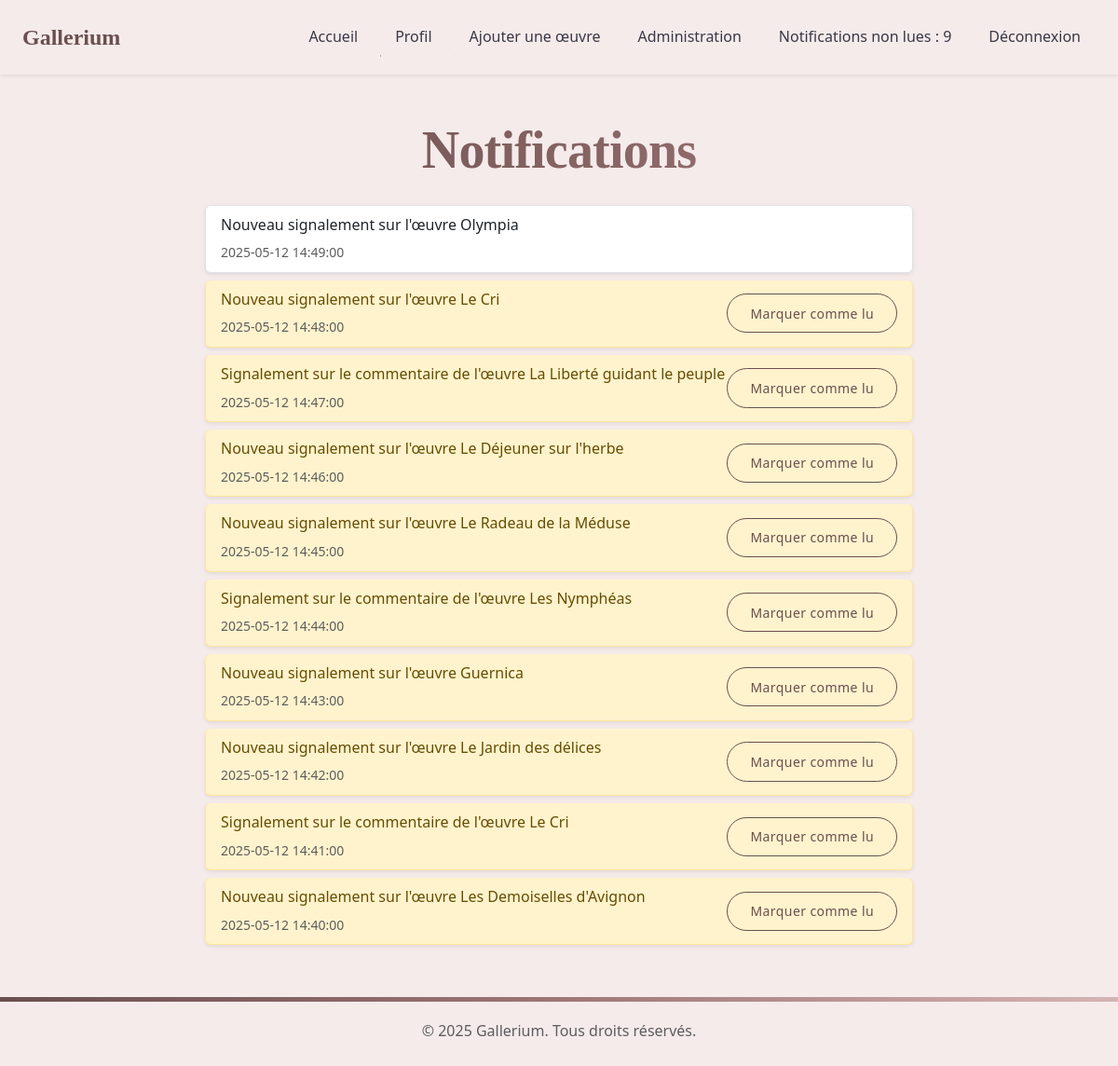
The app's page /admin/notifications (signed in) with its own data.
### app/models.py (models this page shows)
class Notification(db.Model):
    id = db.Column(db.Integer, primary_key=True)
    user_id = db.Column(db.Integer, db.ForeignKey('user.id'), nullable=False)  # Admin destinataire
    message = db.Column(db.String(256), nullable=False)
    created_at = db.Column(db.DateTime, default=datetime.utcnow)
    is_read = db.Column(db.Boolean, default=False)
    user = db.relationship('User', backref='notifications')

### app/routes/admin.py (the view)
@bp.route('/notifications')
@login_required
@admin_required
def notifications():
    notifications = Notification.query.filter_by(user_id=current_user.id).order_by(Notification.created_at.desc()).all()
    form = EmptyForm()
    return render_template('notifications.html', notifications=notifications, form=form)

### app/templates/notifications.html (shortened to what this page needs)
{% extends "base.html" %}
{% block content %}
<div class="row justify-content-center">
    <div class="col-lg-8">
        <h1 class="display-4 mb-4 text-center">Notifications</h1>
        {% if notifications %}
            <div class="list-group">
                {% for notification in notifications %}
                    <div class="list-group-item {% if not notification.is_read %}list-group-item-warning{% endif %} rounded mb-2 shadow-sm">
                        <div class="d-flex justify-content-between align-items-center">
                            <div>
                                <p class="mb-1">{{ notification.message }}</p>
                                <small class="text-muted">{{ notification.created_at.strftime('%Y-%m-%d %H:%M:%S') }}</small>
                            </div>
                            {% if not notification.is_read %}
                                <form method="POST" action="{{ url_for('admin.mark_notification_read', notification_id=notification.id) }}">
                                    <button type="submit" class="btn btn-outline-primary btn-sm">Marquer comme lu</button>
                                </form>
                            {% endif %}
                        </div>
                    </div>
                {% endfor %}
            </div>
        {% else %}
            <p class="text-muted text-center">Aucune notification pour le moment.</p>
        {% endif %}
    </div>
</div>
{% endblock %}

### app/static/css/style.css (style rules this page uses)
:root { --primary-color: #6B4F4F; --secondary-color: #9E7676; --accent-color: #D5B4B4; --light-color: #F5EBEB; --dark-color: #3A3845; --text-color: #333333; --text-light: #5D5D5D; --success-color: #4A8C7D; --warning-color: #D4A762; --danger-color: #C1666B; --transition-fast: 0.2s ease; --transition-norm: 0.3s ease; --transition-slow: 0.5s ease; --shadow-sm: 0 2px 10px rgba(0, 0, 0, 0.08); --shadow-md: 0 5px 15px rgba(0, 0, 0, 0.1); --shadow-lg: 0 10px 25px rgba(0, 0, 0, 0.15); --card-radius: 12px; --card-padding: 1.5rem; }
* { margin: 0; padding: 0; box-sizing: border-box; }
body { font-family: 'Segoe UI', Tahoma, Geneva, Verdana, sans-serif; line-height: 1.6; color: var(--text-color); background-color: var(--light-color); overflow-x: hidden; }
h1, h2, h3, h4, h5, h6 { font-family: 'Playfair Display', serif; font-weight: 600; color: var(--dark-color); margin-bottom: 1rem; position: relative; }
.display-1, .display-2, .display-3, .display-4 { font-weight: 700; letter-spacing: -0.05rem; background: linear-gradient(to right, var(--primary-color), var(--secondary-color)); -webkit-background-clip: text; -webkit-text-fill-color: transparent; background-clip: text; }
.btn { padding: 0.6rem 1.5rem; border-radius: 2rem; font-weight: 500; transition: all var(--transition-norm); position: relative; overflow: hidden; z-index: 1; letter-spacing: 0.03em; }
.btn::before { content: ''; position: absolute; top: 0; left: -100%; width: 100%; height: 100%; background: linear-gradient(90deg, transparent, rgba(255, 255, 255, 0.2), transparent); transition: left 0.7s ease; z-index: -1; }
.btn-outline-primary { color: var(--primary-color); border-color: var(--primary-color); }
.text-muted { color: var(--text-light) !important; }

### records on screen
Notification: message "Nouveau signalement sur l'œuvre Olympia", created_at "2025-05-12 14:49:00"
Notification: message "Nouveau signalement sur l'œuvre Le Cri", created_at "2025-05-12 14:48:00"
Notification: message "Signalement sur le commentaire de l'œuvre La Liberté guidant le peuple", created_at "2025-05-12 14:47:00"
Notification: message "Nouveau signalement sur l'œuvre Le Déjeuner sur l'herbe", created_at "2025-05-12 14:46:00"
Notification: message "Nouveau signalement sur l'œuvre Le Radeau de la Méduse", created_at "2025-05-12 14:45:00"
Notification: message "Signalement sur le commentaire de l'œuvre Les Nymphéas", created_at "2025-05-12 14:44:00"
Notification: message "Nouveau signalement sur l'œuvre Guernica", created_at "2025-05-12 14:43:00"
Notification: message "Nouveau signalement sur l'œuvre Le Jardin des délices", created_at "2025-05-12 14:42:00"
Notification: message "Signalement sur le commentaire de l'œuvre Le Cri", created_at "2025-05-12 14:41:00"
Notification: message "Nouveau signalement sur l'œuvre Les Demoiselles d'Avignon", created_at "2025-05-12 14:40:00"

### other values on screen
{{ unread_count }} "9"
